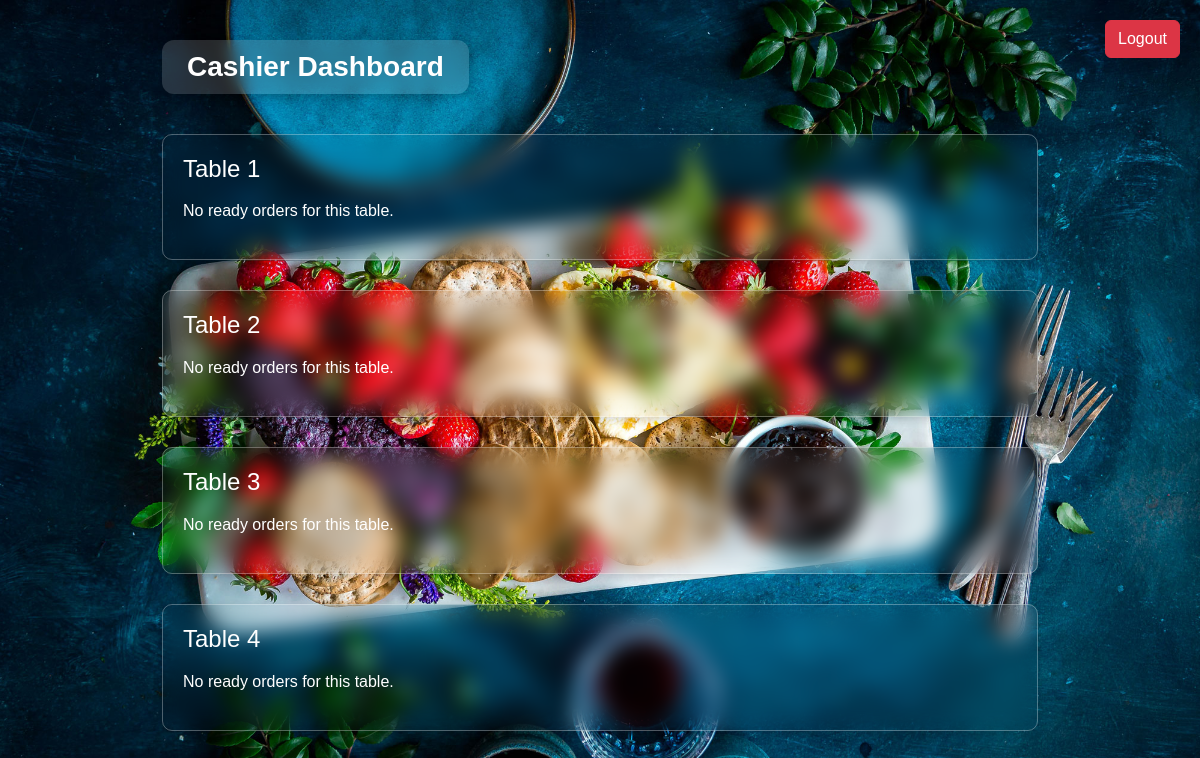
The app's page /cashier/ with its own data.
### app/models.py (models this page shows)
class Tables(models.Model):
    number=models.IntegerField(unique=True)
    capacity=models.IntegerField()
    location=models.CharField(max_length=100)
    status = models.CharField(max_length=20, default="available")

### app/views.py (the view)
# urls.py: path('cashier/', views.cashier_dashboard, name='cashier_dashboard'),
def cashier_dashboard(request):
    tables = Tables.objects.all()
    table_orders = []
    for table in tables:
        ready_orders = (
            Orders.objects.filter(table=table.number, status='ready')
            .values('Foodid__foodname', 'Foodid__price', 'Foodid__id')
            .annotate(
                quantity=Count('id'),
                total_price=Sum('total_amount')
            )
        )
        table_orders.append({
            "table": table,
            "ready_orders": list(ready_orders)
        })
    return render(request, "cashier_dashboard.html", {"table_orders": table_orders})

### templates/cashier_dashboard.html (shortened to what this page needs)
{% load static %}
<!DOCTYPE html>
<html lang="en">
<head>
  <link href="https://cdn.jsdelivr.net/npm/bootstrap@5.3.2/dist/css/bootstrap.min.css" rel="stylesheet">
</head>
<body>
  <a href="{% url 'logout' %}" class="btn btn-danger logout-btn">Logout</a>
  <div class="container">
    <h2>Cashier Dashboard</h2>
    {% for t in table_orders %}
      <div class="table-card">
        <h4 class="mb-3">Table {{ t.table.number }}</h4>
        {% if t.ready_orders %}
        <table class="table table-bordered text-center align-middle">
          <thead class="table-dark">
            <tr>
              <th>Item</th>
              <th>Qty</th>
              <th>Price</th>
              <th>Total</th>
            </tr>
          </thead>
          <tbody>
            {% for order in t.ready_orders %}
            <tr>
              <td>{{ order.Foodid__foodname }}</td>
              <td>{{ order.quantity }}</td>
              <td>₹{{ order.Foodid__price }}</td>
              <td>₹{{ order.total_price }}</td>
            </tr>
            {% endfor %}
          </tbody>
        </table>
        <div class="text-end mt-3">
          <a href="{% url 'bill_table' t.table.number %}" class="btn btn-primary btn-lg">
            Generate Bill
          </a>
        </div>
        {% else %}
          <p style="color: white;">No ready orders for this table.</p>
        {% endif %}
      </div>
    {% endfor %}
  </div>
</body>
</html>

### records on screen
Tables: table.number "1"
Tables: table.number "2"
Tables: table.number "3"
Tables: table.number "4"
